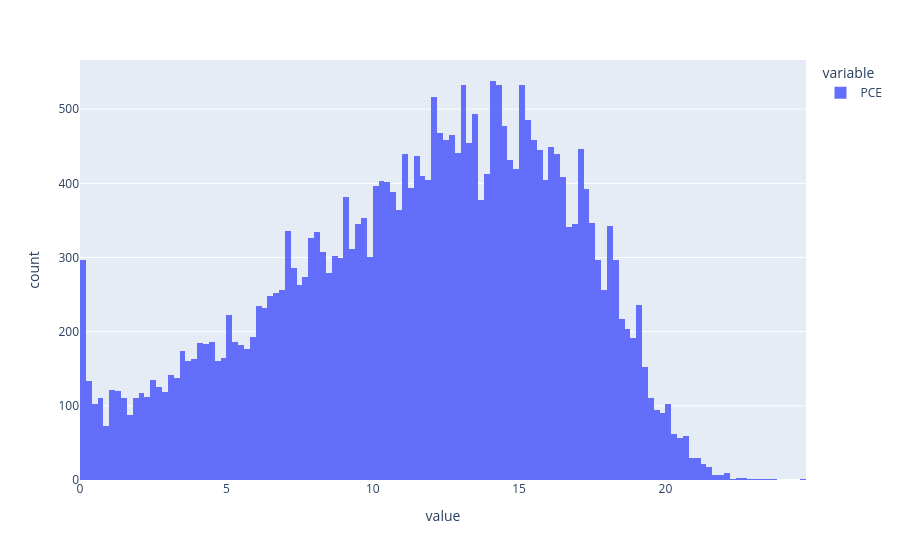

The cell this chart's notebook holds for it:
### Code cell
px.histogram(table["PCE"])

### Figure 1 — Plotly figure (JSON) as saved in the notebook; plotly's stock layout.template omitted (floating-point values rounded to 4 significant figures; data arrays with more than 128 entries replaced by an {"elided": "..."} marker saying what was removed)
{"data": [{"alignmentgroup": "True", "bingroup": "x", "hovertemplate": "variable=PCE<br>value=%{x}<br>count=%{y}<extra></extra>", "legendgroup": "PCE", "marker": {"color": "#636efa", "pattern": {"shape": ""}}, "name": "PCE", "offsetgroup": "PCE", "orientation": "v", "showlegend": true, "type": "histogram", "x": {"elided": "29872 float values"}, "xaxis": "x", "yaxis": "y"}], "layout": {"barmode": "relative", "legend": {"title": {"text": "variable"}, "tracegroupgap": 0}, "margin": {"t": 60}, "xaxis": {"anchor": "y", "domain": [0, 1], "title": {"text": "value"}}, "yaxis": {"anchor": "x", "domain": [0, 1], "title": {"text": "count"}}}}
